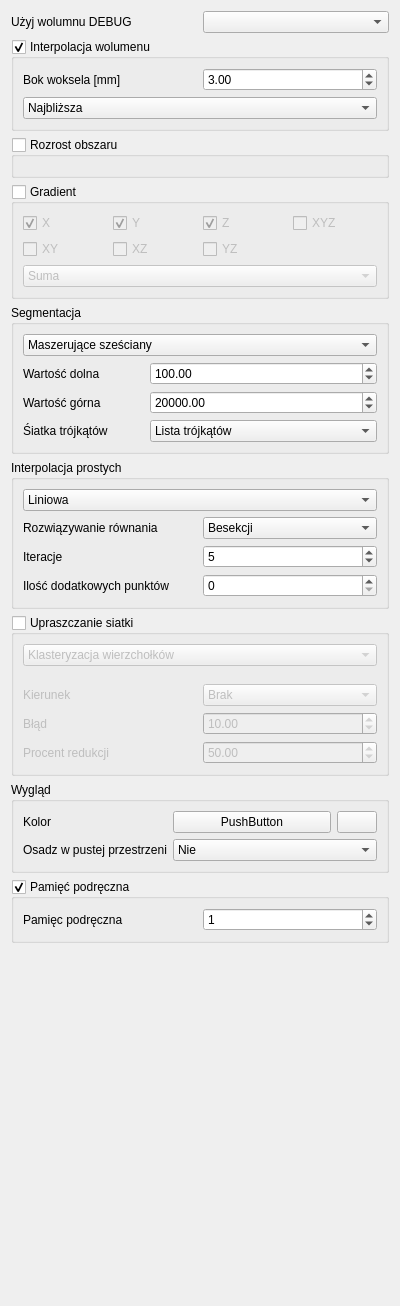
<?xml version="1.0" encoding="UTF-8"?>
<ui version="4.0">
 <class>SokarSegmentationPipelineEditor</class>
 <widget class="QWidget" name="SokarSegmentationPipelineEditor">
  <property name="geometry">
   <rect>
    <x>0</x>
    <y>0</y>
    <width>400</width>
    <height>1306</height>
   </rect>
  </property>
  <property name="minimumSize">
   <size>
    <width>400</width>
    <height>0</height>
   </size>
  </property>
  <property name="windowTitle">
   <string>Form</string>
  </property>
  <layout class="QVBoxLayout" name="verticalLayout">
   <item>
    <layout class="QHBoxLayout" name="horizontalLayout_2">
     <item>
      <widget class="QLabel" name="label_4">
       <property name="text">
        <string>Użyj wolumnu DEBUG</string>
       </property>
      </widget>
     </item>
     <item>
      <widget class="QComboBox" name="debug_replace_volume">
       <item>
        <property name="text">
         <string/>
        </property>
       </item>
       <item>
        <property name="text">
         <string>Kula</string>
        </property>
       </item>
       <item>
        <property name="text">
         <string>Prostopadłościan</string>
        </property>
       </item>
      </widget>
     </item>
    </layout>
   </item>
   <item>
    <widget class="QGroupBox" name="interpolationBox">
     <property name="title">
      <string>Interpolacja wolumenu</string>
     </property>
     <property name="checkable">
      <bool>true</bool>
     </property>
     <layout class="QGridLayout" name="gridLayout_4">
      <item row="0" column="0">
       <widget class="QLabel" name="label_10">
        <property name="text">
         <string>Bok woksela [mm]</string>
        </property>
       </widget>
      </item>
      <item row="0" column="1">
       <widget class="QtUi::DoubleSpinBox" name="interpolationWokselSize">
        <property name="value">
         <double>3.000000000000000</double>
        </property>
       </widget>
      </item>
      <item row="1" column="0" colspan="2">
       <widget class="QtUi::ComboBox" name="interpolationCombo">
        <property name="currentIndex">
         <number>0</number>
        </property>
        <item>
         <property name="text">
          <string>Najbliższa</string>
         </property>
        </item>
        <item>
         <property name="text">
          <string>Liniowa</string>
         </property>
        </item>
        <item>
         <property name="text">
          <string>Wielomianowa</string>
         </property>
        </item>
        <item>
         <property name="text">
          <string>Wielomioanowa (C++11)</string>
         </property>
        </item>
        <item>
         <property name="text">
          <string>Sześciennna 1</string>
         </property>
        </item>
        <item>
         <property name="text">
          <string>Sześciennna 1 - Calum Rom</string>
         </property>
        </item>
        <item>
         <property name="text">
          <string>Sześciennna 2</string>
         </property>
        </item>
       </widget>
      </item>
     </layout>
    </widget>
   </item>
   <item>
    <widget class="QGroupBox" name="region_growth_box">
     <property name="title">
      <string>Rozrost obszaru</string>
     </property>
     <property name="checkable">
      <bool>true</bool>
     </property>
     <property name="checked">
      <bool>false</bool>
     </property>
     <layout class="QGridLayout" name="gridLayout_6">
      <item row="0" column="0" colspan="2">
       <widget class="QtUi::Vec3Input" name="region_growth_vec" native="true"/>
      </item>
     </layout>
    </widget>
   </item>
   <item>
    <widget class="QGroupBox" name="gradient_box">
     <property name="title">
      <string>Gradient</string>
     </property>
     <property name="checkable">
      <bool>true</bool>
     </property>
     <property name="checked">
      <bool>false</bool>
     </property>
     <layout class="QGridLayout" name="gridLayout_7">
      <item row="2" column="0" colspan="4">
       <widget class="QtUi::ComboBox" name="gradient_merge_combo">
        <item>
         <property name="text">
          <string>Suma</string>
         </property>
        </item>
        <item>
         <property name="text">
          <string>Najwyższa</string>
         </property>
        </item>
        <item>
         <property name="text">
          <string>Średnia</string>
         </property>
        </item>
        <item>
         <property name="text">
          <string>Średnia kwadratowa</string>
         </property>
        </item>
        <item>
         <property name="text">
          <string>Mediana</string>
         </property>
        </item>
       </widget>
      </item>
      <item row="0" column="0">
       <widget class="QCheckBox" name="gradient_check_x">
        <property name="text">
         <string>X</string>
        </property>
        <property name="checked">
         <bool>true</bool>
        </property>
       </widget>
      </item>
      <item row="0" column="1">
       <widget class="QCheckBox" name="gradient_check_y">
        <property name="text">
         <string>Y</string>
        </property>
        <property name="checked">
         <bool>true</bool>
        </property>
       </widget>
      </item>
      <item row="0" column="2">
       <widget class="QCheckBox" name="gradient_check_z">
        <property name="text">
         <string>Z</string>
        </property>
        <property name="checked">
         <bool>true</bool>
        </property>
       </widget>
      </item>
      <item row="0" column="3">
       <widget class="QCheckBox" name="gradient_check_xyz">
        <property name="text">
         <string>XYZ</string>
        </property>
       </widget>
      </item>
      <item row="1" column="0">
       <widget class="QCheckBox" name="gradient_check_xy">
        <property name="text">
         <string>XY</string>
        </property>
       </widget>
      </item>
      <item row="1" column="1">
       <widget class="QCheckBox" name="gradient_check_xz">
        <property name="text">
         <string>XZ</string>
        </property>
       </widget>
      </item>
      <item row="1" column="2">
       <widget class="QCheckBox" name="gradient_check_yz">
        <property name="text">
         <string>YZ</string>
        </property>
       </widget>
      </item>
     </layout>
    </widget>
   </item>
   <item>
    <widget class="QGroupBox" name="groupBox">
     <property name="title">
      <string>Segmentacja</string>
     </property>
     <layout class="QGridLayout" name="gridLayout">
      <item row="3" column="1">
       <widget class="QtUi::DoubleSpinBox" name="segmentation_treshold_up">
        <property name="minimum">
         <double>-65536.000000000000000</double>
        </property>
        <property name="maximum">
         <double>65536.000000000000000</double>
        </property>
        <property name="value">
         <double>20000.000000000000000</double>
        </property>
       </widget>
      </item>
      <item row="5" column="1">
       <widget class="QtUi::ComboBox" name="meshTypeCombo">
        <item>
         <property name="text">
          <string>Lista trójkątów</string>
         </property>
        </item>
        <item>
         <property name="text">
          <string>Indeksowana</string>
         </property>
        </item>
        <item>
         <property name="text">
          <string>Indeksowana z podziałem obszarów</string>
         </property>
        </item>
       </widget>
      </item>
      <item row="1" column="1">
       <widget class="QtUi::DoubleSpinBox" name="segmentation_treshold_down">
        <property name="minimum">
         <double>-65536.000000000000000</double>
        </property>
        <property name="maximum">
         <double>65536.000000000000000</double>
        </property>
        <property name="value">
         <double>100.000000000000000</double>
        </property>
       </widget>
      </item>
      <item row="0" column="0" colspan="2">
       <widget class="QtUi::ComboBox" name="segmentationAlgorithm">
        <property name="currentIndex">
         <number>0</number>
        </property>
        <item>
         <property name="text">
          <string>Maszerujące sześciany</string>
         </property>
        </item>
        <item>
         <property name="text">
          <string>Maszerujące czworościany</string>
         </property>
        </item>
       </widget>
      </item>
      <item row="1" column="0">
       <widget class="QLabel" name="label_2">
        <property name="text">
         <string>Wartość dolna</string>
        </property>
       </widget>
      </item>
      <item row="3" column="0">
       <widget class="QLabel" name="label_3">
        <property name="text">
         <string>Wartość górna</string>
        </property>
       </widget>
      </item>
      <item row="5" column="0">
       <widget class="QLabel" name="label_13">
        <property name="text">
         <string>Śiatka trójkątów</string>
        </property>
       </widget>
      </item>
     </layout>
    </widget>
   </item>
   <item>
    <widget class="QGroupBox" name="line_interpolation_box">
     <property name="title">
      <string>Interpolacja prostych</string>
     </property>
     <property name="checkable">
      <bool>false</bool>
     </property>
     <layout class="QVBoxLayout" name="verticalLayout_2">
      <item>
       <widget class="QtUi::ComboBox" name="line_interpolation_combo">
        <item>
         <property name="text">
          <string>Liniowa</string>
         </property>
        </item>
        <item>
         <property name="text">
          <string>Połowiczna</string>
         </property>
        </item>
        <item>
         <property name="text">
          <string>Wielomianowa</string>
         </property>
        </item>
        <item>
         <property name="text">
          <string>Funkcje sklejane</string>
         </property>
        </item>
       </widget>
      </item>
      <item>
       <layout class="QGridLayout" name="common_line_interpolation_bix">
        <item row="2" column="0">
         <widget class="QLabel" name="label">
          <property name="text">
           <string>Ilość dodatkowych punktów</string>
          </property>
         </widget>
        </item>
        <item row="0" column="0">
         <widget class="QLabel" name="label_5">
          <property name="text">
           <string>Rozwiązywanie równania</string>
          </property>
         </widget>
        </item>
        <item row="0" column="1">
         <widget class="QComboBox" name="line_interpolation_iter_method">
          <item>
           <property name="text">
            <string>Besekcji</string>
           </property>
          </item>
          <item>
           <property name="text">
            <string>Regula falsi</string>
           </property>
          </item>
         </widget>
        </item>
        <item row="2" column="1">
         <widget class="QtUi::SpinBox" name="line_interpolation_extend_point"/>
        </item>
        <item row="1" column="0">
         <widget class="QLabel" name="label_6">
          <property name="text">
           <string>Iteracje</string>
          </property>
         </widget>
        </item>
        <item row="1" column="1">
         <widget class="QtUi::SpinBox" name="line_interpolation_max_iter">
          <property name="value">
           <number>5</number>
          </property>
         </widget>
        </item>
       </layout>
      </item>
     </layout>
    </widget>
   </item>
   <item>
    <widget class="QGroupBox" name="simplification_box">
     <property name="title">
      <string>Upraszczanie siatki</string>
     </property>
     <property name="checkable">
      <bool>true</bool>
     </property>
     <property name="checked">
      <bool>false</bool>
     </property>
     <layout class="QVBoxLayout" name="verticalLayout_5">
      <item>
       <widget class="QtUi::ComboBox" name="simplificationAlgorithm">
        <item>
         <property name="text">
          <string>Klasteryzacja wierzchołków</string>
         </property>
        </item>
        <item>
         <property name="text">
          <string>Usuwanie krawędzi</string>
         </property>
        </item>
        <item>
         <property name="text">
          <string>Bounding mesh</string>
         </property>
        </item>
       </widget>
      </item>
      <item>
       <widget class="QWidget" name="vertexClustering" native="true">
        <layout class="QGridLayout" name="vertexClusteringLayout">
         <property name="leftMargin">
          <number>0</number>
         </property>
         <property name="topMargin">
          <number>0</number>
         </property>
         <property name="rightMargin">
          <number>0</number>
         </property>
         <property name="bottomMargin">
          <number>0</number>
         </property>
         <item row="0" column="0" colspan="2">
          <widget class="QtUi::Vec3Input" name="vertexClusteringSize" native="true"/>
         </item>
         <item row="1" column="0" colspan="2">
          <widget class="QtUi::Vec3Input" name="vertexClusteringOffset" native="true"/>
         </item>
        </layout>
       </widget>
      </item>
      <item>
       <widget class="QWidget" name="edgeCollapse" native="true">
        <layout class="QGridLayout">
         <property name="leftMargin">
          <number>0</number>
         </property>
         <property name="topMargin">
          <number>0</number>
         </property>
         <property name="rightMargin">
          <number>0</number>
         </property>
         <property name="bottomMargin">
          <number>0</number>
         </property>
         <item row="1" column="1">
          <widget class="QtUi::ComboBox" name="edgeCollapseDirection">
           <item>
            <property name="text">
             <string>Brak</string>
            </property>
           </item>
           <item>
            <property name="text">
             <string>Do wewnątrz</string>
            </property>
           </item>
           <item>
            <property name="text">
             <string>Na zewnątrz</string>
            </property>
           </item>
          </widget>
         </item>
         <item row="2" column="0">
          <widget class="QLabel" name="label_14">
           <property name="text">
            <string>Błąd</string>
           </property>
          </widget>
         </item>
         <item row="1" column="0">
          <widget class="QLabel" name="label_11">
           <property name="text">
            <string>Kierunek</string>
           </property>
          </widget>
         </item>
         <item row="2" column="1">
          <widget class="QtUi::DoubleSpinBox" name="edgeCollapseError">
           <property name="value">
            <double>10.000000000000000</double>
           </property>
          </widget>
         </item>
         <item row="3" column="0">
          <widget class="QLabel" name="label_15">
           <property name="text">
            <string>Procent redukcji</string>
           </property>
          </widget>
         </item>
         <item row="3" column="1">
          <widget class="QtUi::DoubleSpinBox" name="edgeCollapseVertReduction">
           <property name="value">
            <double>50.000000000000000</double>
           </property>
          </widget>
         </item>
        </layout>
       </widget>
      </item>
      <item>
       <layout class="QGridLayout" name="gridLayout_3"/>
      </item>
     </layout>
    </widget>
   </item>
   <item>
    <widget class="QGroupBox" name="groupBox_3">
     <property name="title">
      <string>Wygląd</string>
     </property>
     <layout class="QGridLayout" name="gridLayout_2">
      <item row="1" column="0">
       <widget class="QLabel" name="label_9">
        <property name="text">
         <string>Osadz w pustej przestrzeni</string>
        </property>
       </widget>
      </item>
      <item row="0" column="0">
       <widget class="QLabel" name="label_7">
        <property name="text">
         <string>Kolor</string>
        </property>
       </widget>
      </item>
      <item row="0" column="1">
       <layout class="QHBoxLayout" name="horizontalLayout" stretch="1,0">
        <item>
         <widget class="QPushButton" name="pickColorButton">
          <property name="text">
           <string>PushButton</string>
          </property>
         </widget>
        </item>
        <item>
         <widget class="QPushButton" name="randomColorButton">
          <property name="text">
           <string notr="true"/>
          </property>
          <property name="icon">
           <iconset theme="reload">
            <normaloff>.</normaloff>.</iconset>
          </property>
         </widget>
        </item>
       </layout>
      </item>
      <item row="1" column="1">
       <widget class="QComboBox" name="emptyEnvCombo">
        <item>
         <property name="text">
          <string>Nie</string>
         </property>
        </item>
        <item>
         <property name="text">
          <string>Tak</string>
         </property>
        </item>
        <item>
         <property name="text">
          <string>Tak (koło X)</string>
         </property>
        </item>
        <item>
         <property name="text">
          <string>Tak (koło Y)</string>
         </property>
        </item>
        <item>
         <property name="text">
          <string>Tak (koło Z)</string>
         </property>
        </item>
       </widget>
      </item>
     </layout>
    </widget>
   </item>
   <item>
    <widget class="QGroupBox" name="cache_box">
     <property name="title">
      <string>Pamięć podręczna</string>
     </property>
     <property name="checkable">
      <bool>true</bool>
     </property>
     <layout class="QGridLayout" name="gridLayout_5">
      <item row="0" column="0">
       <widget class="QLabel" name="label_8">
        <property name="text">
         <string>Pamięc podręczna</string>
        </property>
       </widget>
      </item>
      <item row="0" column="1">
       <widget class="QSpinBox" name="cahce_thread_count">
        <property name="value">
         <number>1</number>
        </property>
       </widget>
      </item>
     </layout>
    </widget>
   </item>
   <item>
    <spacer name="verticalSpacer">
     <property name="orientation">
      <enum>Qt::Vertical</enum>
     </property>
     <property name="sizeHint" stdset="0">
      <size>
       <width>20</width>
       <height>40</height>
      </size>
     </property>
    </spacer>
   </item>
  </layout>
 </widget>
 <customwidgets>
  <customwidget>
   <class>QtUi::DoubleSpinBox</class>
   <extends>QDoubleSpinBox</extends>
   <header>QtUi/DoubleSpinBox.hpp</header>
   <container>1</container>
  </customwidget>
  <customwidget>
   <class>QtUi::Vec3Input</class>
   <extends>QWidget</extends>
   <header>QtUi/Vec3Input.hpp</header>
   <container>1</container>
  </customwidget>
  <customwidget>
   <class>QtUi::SpinBox</class>
   <extends>QSpinBox</extends>
   <header>QtUi/SpinBox.hpp</header>
   <container>1</container>
  </customwidget>
  <customwidget>
   <class>QtUi::ComboBox</class>
   <extends>QComboBox</extends>
   <header>QtUi/ComboBox.hpp</header>
   <container>1</container>
  </customwidget>
 </customwidgets>
 <tabstops>
  <tabstop>interpolationWokselSize</tabstop>
  <tabstop>interpolationCombo</tabstop>
  <tabstop>segmentationAlgorithm</tabstop>
  <tabstop>segmentation_treshold_down</tabstop>
  <tabstop>segmentation_treshold_up</tabstop>
  <tabstop>meshTypeCombo</tabstop>
  <tabstop>simplificationAlgorithm</tabstop>
  <tabstop>pickColorButton</tabstop>
  <tabstop>randomColorButton</tabstop>
 </tabstops>
 <resources/>
 <connections/>
</ui>
